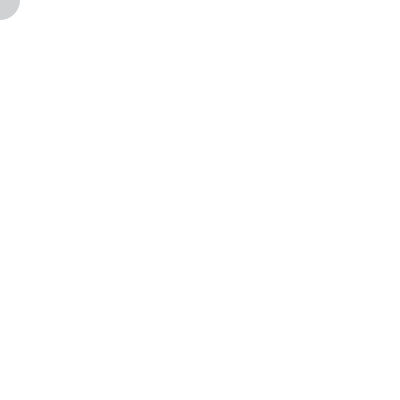
Frame 1 (no input)
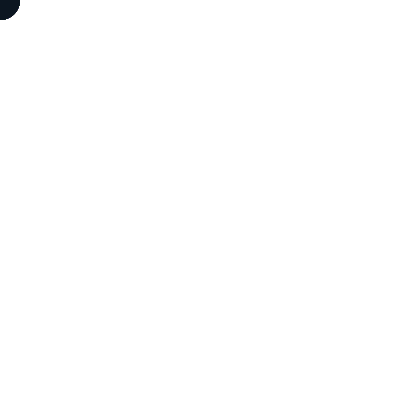
Frame 60 (the mouse pressed at the canvas centre just before this capture)
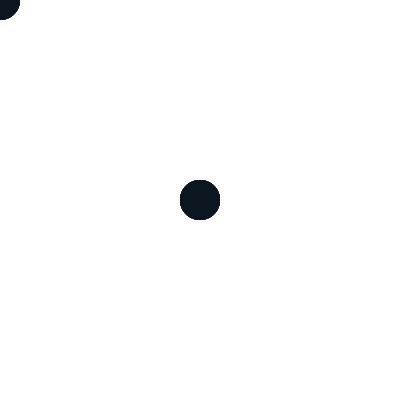
Frame 120 (the mouse held since frame 60 and released just before this capture)

The Processing sketch that drew these frames (run headless with seeded random() and noise(); from frame 60 on, the mouse is pressed at the canvas centre):

// Processing sketch: processing_134111
// ── processing_134111.pde

// crashCourse processing by Corneel Cannaerts 2014
// setup() and draw()

// eliipse()
// noStroke() and noFill() if you don't want to render stroke or fill
// colors can take an extra parameter that determines the alpha channel or transparency, 0 is transparant 255 is opaque
// mouseX and mouseY give the current coordinates of the mouse


// the setup gets executed once when the program starts
// we use this this to setup all things that won't change during the execution of the program
// such as size of the window, if the sketch uses a 2D or 3D renderer, ...
// note the {} brackets that define the scope of the function

void setup(){
  size(400,400);
  background(255);
}

// the draw loops continiously until we exit the 
// all { should be closed by a }
void draw(){
  //background(255);
  noStroke();
  fill(10,20,30, 50);
  ellipse(mouseX,mouseY,40,40);
}
